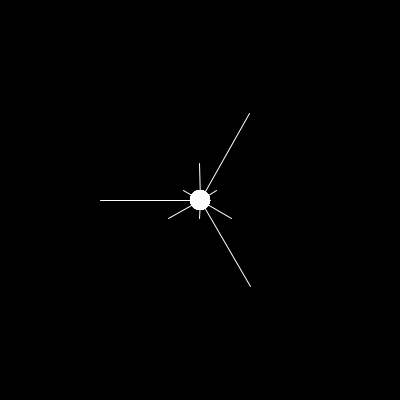
Frame 1 (no input)
Frame 60 (the mouse pressed at the canvas centre just before this capture): identical to frame 1, image omitted
Frame 120 (the mouse held since frame 60 and released just before this capture): identical to frame 1, image omitted

The Processing sketch that drew this single still picture (run headless with seeded random() and noise(); from frame 60 on, the mouse is pressed at the canvas centre):

// Processing sketch: data_arrays_rotation
// ── data_arrays_rotation.pde
int[] numbers = { 
  90, 300, 30, 1, 90, 300, 30, 1, 90, 300, 30, 1
};  // an array of data

int totalNums = 0;
//declaring our object "Drop" which will contain an array also
Drop[] drops;

//declaring our min and max - this will be filled in later
float min;
float max;

//margin for spacing out the visualization
int topMargin = 20;

void setup() {
  size(400, 400);
  smooth();
  //let's load the data into our visual
  loadData();
  show();
  background(0);
  //we can render the drops in the setup beause there is no motion 
  //it occurs once and no more
  for (Drop d : drops) { //for all the drops
    d.render(); //call the function render
  }
}

void draw() {
}

void loadData() {
  //declare as many drops as we have numbers in our array 
  drops = new Drop[numbers.length]; 

  //make a new drop for each number
  for (int i = 0; i<numbers.length; i++) {
    int num = numbers[i];
    drops[i] = new Drop();
  }
}
void show() {
  //let's go inside of our numbers array
  for (int i = 0; i<numbers.length; i++) {
    
    //for every drop, send x and y position
    drops[i].x = width/2;
    drops[i].y = height/2;

    //send rotation information to drop objects
    float turnBy = map (i, 0, numbers.length, 0, TWO_PI)-HALF_PI;
    drops[i].rotation = turnBy;

    //set line length mapped from min to max to min to max ideal line length
    min = min(numbers);
    max = max(numbers);
    int dataIs = numbers[i];
    //map our data values, which go from min to max (as determined above)
    //to a new scale: 10 to 100
    //so the smallest data value (min) will be 10
    //the biggest data value (max) will be 100
    //everything else falls appropriately in between
    drops[i].leng = map (dataIs, min, max, 10, 100);
  }
}


// ── Drop.pde
// Learning Processing
// Daniel Shiffman
// http://www.learningprocessing.com

// Example 10-7: Drops one at a time

class Drop {
  float x;
  
  float y;

  float leng;
  
  float rotation;

  void render() {
    //rotation works best with the "push and pop" matrix
    pushMatrix();
    //move to the center of our canvas (info sent over from main tab)
    translate(x, y);
    //white stroke
    stroke(255);
    //rotate by value determined in main tab - according to index number
    rotate(rotation);
    //draw line with length determined by data
    line(0, 0, leng, 0);
    
    //can just draw a circle over the front if you want it to look like a radial
    fill(255);
    noStroke();
    ellipse(0,0,20,20);
    
    popMatrix();
  }
}
